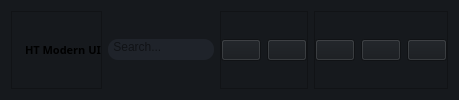
        <widget class="QWidget" name="headerContainer" native="true">
         <property name="maximumSize">
          <size>
           <width>16777215</width>
           <height>16777215</height>
          </size>
         </property>
         <property name="styleSheet">
          <string notr="true">background-color: #16191d

</string>
         </property>
         <layout class="QHBoxLayout" name="horizontalLayout_5">
          <item>
           <widget class="QFrame" name="frame_5">
            <property name="frameShape">
             <enum>QFrame::StyledPanel</enum>
            </property>
            <property name="frameShadow">
             <enum>QFrame::Raised</enum>
            </property>
            <layout class="QHBoxLayout" name="horizontalLayout_7">
             <property name="leftMargin">
              <number>0</number>
             </property>
             <property name="topMargin">
              <number>0</number>
             </property>
             <property name="rightMargin">
              <number>0</number>
             </property>
             <property name="bottomMargin">
              <number>0</number>
             </property>
             <item>
              <widget class="QLabel" name="label_5">
               <property name="maximumSize">
                <size>
                 <width>30</width>
                 <height>30</height>
                </size>
               </property>
               <property name="text">
                <string/>
               </property>
               <property name="pixmap">
                <pixmap resource="resources.qrc">:/images/images/logo.png</pixmap>
               </property>
               <property name="scaledContents">
                <bool>true</bool>
               </property>
              </widget>
             </item>
             <item>
              <widget class="QLabel" name="label_6">
               <property name="font">
                <font>
                 <family>Trebuchet MS</family>
                 <pointsize>8</pointsize>
                 <weight>75</weight>
                 <italic>false</italic>
                 <bold>true</bold>
                 <strikeout>false</strikeout>
                 <kerning>true</kerning>
                </font>
               </property>
               <property name="text">
                <string>HT Modern UI</string>
               </property>
              </widget>
             </item>
            </layout>
           </widget>
          </item>
          <item>
           <widget class="QLineEdit" name="searchBox">
            <property name="maximumSize">
             <size>
              <width>200</width>
              <height>16777215</height>
             </size>
            </property>
            <property name="toolTip">
             <string>Search for Personnel</string>
            </property>
            <property name="styleSheet">
             <string notr="true">border-radius: 10px;
background-color: #1f232a;
padding-bottom:5px;
</string>
            </property>
            <property name="cursorPosition">
             <number>0</number>
            </property>
            <property name="placeholderText">
             <string> Search...</string>
            </property>
            <property name="clearButtonEnabled">
             <bool>false</bool>
            </property>
           </widget>
          </item>
          <item alignment="Qt::AlignHCenter">
           <widget class="QFrame" name="frame_6">
            <property name="frameShape">
             <enum>QFrame::StyledPanel</enum>
            </property>
            <property name="frameShadow">
             <enum>QFrame::Raised</enum>
            </property>
            <layout class="QHBoxLayout" name="horizontalLayout_6">
             <property name="leftMargin">
              <number>0</number>
             </property>
             <property name="topMargin">
              <number>0</number>
             </property>
             <property name="rightMargin">
              <number>0</number>
             </property>
             <property name="bottomMargin">
              <number>0</number>
             </property>
             <item>
              <widget class="QPushButton" name="notificationBtn">
               <property name="cursor">
                <cursorShape>PointingHandCursor</cursorShape>
               </property>
               <property name="toolTip">
                <string>Show Notifications</string>
               </property>
               <property name="text">
                <string/>
               </property>
               <property name="icon">
                <iconset resource="resources.qrc">
                 <normaloff>:/icons/icons/white/bell.svg</normaloff>:/icons/icons/white/bell.svg</iconset>
               </property>
               <property name="iconSize">
                <size>
                 <width>16</width>
                 <height>16</height>
                </size>
               </property>
              </widget>
             </item>
             <item>
              <widget class="QPushButton" name="profileBtn">
               <property name="cursor">
                <cursorShape>PointingHandCursor</cursorShape>
               </property>
               <property name="toolTip">
                <string>View Profile</string>
               </property>
               <property name="text">
                <string/>
               </property>
               <property name="icon">
                <iconset resource="resources.qrc">
                 <normaloff>:/icons/icons/white/user.svg</normaloff>:/icons/icons/white/user.svg</iconset>
               </property>
               <property name="iconSize">
                <size>
                 <width>24</width>
                 <height>24</height>
                </size>
               </property>
              </widget>
             </item>
            </layout>
           </widget>
          </item>
          <item alignment="Qt::AlignRight">
           <widget class="QFrame" name="frame_7">
            <property name="frameShape">
             <enum>QFrame::StyledPanel</enum>
            </property>
            <property name="frameShadow">
             <enum>QFrame::Raised</enum>
            </property>
            <layout class="QHBoxLayout" name="horizontalLayout_4">
             <property name="leftMargin">
              <number>0</number>
             </property>
             <property name="topMargin">
              <number>0</number>
             </property>
             <property name="rightMargin">
              <number>0</number>
             </property>
             <property name="bottomMargin">
              <number>0</number>
             </property>
             <item>
              <widget class="QPushButton" name="minimizeBtn">
               <property name="cursor">
                <cursorShape>PointingHandCursor</cursorShape>
               </property>
               <property name="toolTip">
                <string>Minimize Window</string>
               </property>
               <property name="text">
                <string/>
               </property>
               <property name="icon">
                <iconset resource="resources.qrc">
                 <normaloff>:/icons/icons/white/minus.svg</normaloff>:/icons/icons/white/minus.svg</iconset>
               </property>
               <property name="iconSize">
                <size>
                 <width>24</width>
                 <height>24</height>
                </size>
               </property>
              </widget>
             </item>
             <item>
              <widget class="QPushButton" name="maximizeBtn">
               <property name="cursor">
                <cursorShape>PointingHandCursor</cursorShape>
               </property>
               <property name="toolTip">
                <string>Maximize Window</string>
               </property>
               <property name="text">
                <string/>
               </property>
               <property name="icon">
                <iconset>
                 <normalon>:/icons/icons/white/maximize.svg</normalon>
                </iconset>
               </property>
               <property name="iconSize">
                <size>
                 <width>24</width>
                 <height>24</height>
                </size>
               </property>
              </widget>
             </item>
             <item>
              <widget class="QPushButton" name="closeBtn">
               <property name="cursor">
                <cursorShape>PointingHandCursor</cursorShape>
               </property>
               <property name="toolTip">
                <string>Close Window</string>
               </property>
               <property name="text">
                <string/>
               </property>
               <property name="icon">
                <iconset resource="resources.qrc">
                 <normaloff>:/icons/icons/white/x.svg</normaloff>:/icons/icons/white/x.svg</iconset>
               </property>
               <property name="iconSize">
                <size>
                 <width>24</width>
                 <height>24</height>
                </size>
               </property>
              </widget>
             </item>
            </layout>
           </widget>
          </item>
         </layout>
        </widget>
